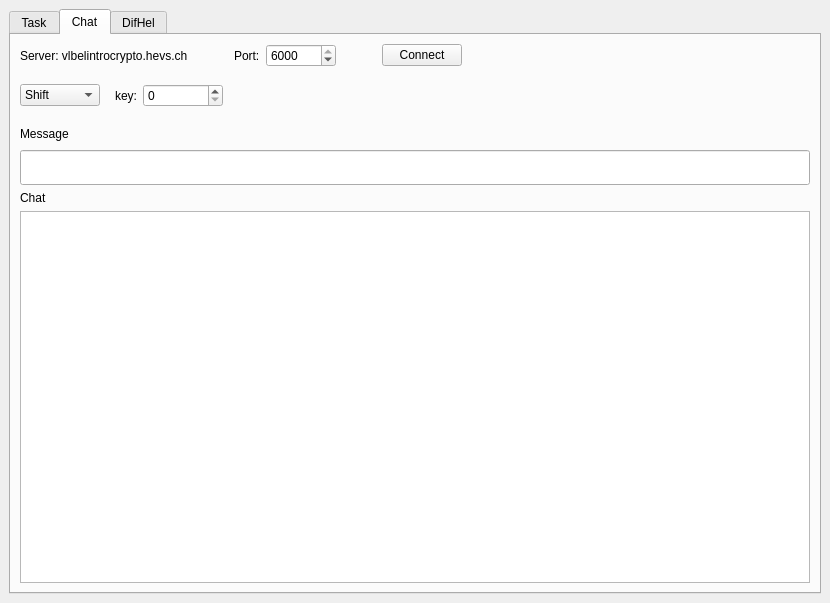
<?xml version="1.0" encoding="UTF-8"?>
<ui version="4.0">
 <class>MainWindow</class>
 <widget class="QMainWindow" name="MainWindow">
  <property name="geometry">
   <rect>
    <x>0</x>
    <y>0</y>
    <width>830</width>
    <height>603</height>
   </rect>
  </property>
  <property name="windowTitle">
   <string>MainWindow</string>
  </property>
  <widget class="QWidget" name="centralwidget">
   <layout class="QHBoxLayout" name="horizontalLayout_5">
    <item>
     <widget class="QTabWidget" name="tabWidget">
      <property name="focusPolicy">
       <enum>Qt::ClickFocus</enum>
      </property>
      <property name="currentIndex">
       <number>1</number>
      </property>
      <widget class="QWidget" name="TaskTab">
       <attribute name="title">
        <string>Task</string>
       </attribute>
       <layout class="QVBoxLayout" name="verticalLayout_2">
        <item>
         <widget class="QLabel" name="label">
          <property name="text">
           <string>Select Task:</string>
          </property>
         </widget>
        </item>
        <item>
         <layout class="QHBoxLayout" name="horizontalLayout">
          <item>
           <widget class="QComboBox" name="TaskSelector">
            <item>
             <property name="text">
              <string>Shift Encode</string>
             </property>
            </item>
            <item>
             <property name="text">
              <string>Vigenere Encode</string>
             </property>
            </item>
            <item>
             <property name="text">
              <string>RSA Encode</string>
             </property>
            </item>
            <item>
             <property name="text">
              <string>Diffie Hellman</string>
             </property>
            </item>
            <item>
             <property name="text">
              <string>Hash</string>
             </property>
            </item>
            <item>
             <property name="text">
              <string>Hash Verify</string>
             </property>
            </item>
           </widget>
          </item>
          <item>
           <widget class="QSpinBox" name="MessageLength">
            <property name="minimumSize">
             <size>
              <width>65</width>
              <height>0</height>
             </size>
            </property>
            <property name="maximum">
             <number>1000</number>
            </property>
           </widget>
          </item>
          <item>
           <spacer name="horizontalSpacer">
            <property name="orientation">
             <enum>Qt::Horizontal</enum>
            </property>
            <property name="sizeHint" stdset="0">
             <size>
              <width>40</width>
              <height>20</height>
             </size>
            </property>
           </spacer>
          </item>
         </layout>
        </item>
        <item>
         <layout class="QHBoxLayout" name="horizontalLayout_2">
          <item>
           <widget class="QPushButton" name="StartTaskButton">
            <property name="text">
             <string>Start Task</string>
            </property>
           </widget>
          </item>
          <item>
           <spacer name="horizontalSpacer_2">
            <property name="orientation">
             <enum>Qt::Horizontal</enum>
            </property>
            <property name="sizeHint" stdset="0">
             <size>
              <width>40</width>
              <height>20</height>
             </size>
            </property>
           </spacer>
          </item>
         </layout>
        </item>
        <item>
         <widget class="QLabel" name="label_2">
          <property name="text">
           <string>Task Message</string>
          </property>
         </widget>
        </item>
        <item>
         <widget class="QPlainTextEdit" name="TaskMessageField">
          <property name="readOnly">
           <bool>true</bool>
          </property>
         </widget>
        </item>
        <item>
         <widget class="QLabel" name="label_3">
          <property name="text">
           <string>Message to encode</string>
          </property>
         </widget>
        </item>
        <item>
         <widget class="QPlainTextEdit" name="EncodeMessageField">
          <property name="readOnly">
           <bool>true</bool>
          </property>
         </widget>
        </item>
        <item>
         <widget class="QLabel" name="label_4">
          <property name="text">
           <string>Verdict</string>
          </property>
         </widget>
        </item>
        <item>
         <widget class="QPlainTextEdit" name="VerdictField">
          <property name="readOnly">
           <bool>true</bool>
          </property>
         </widget>
        </item>
       </layout>
      </widget>
      <widget class="QWidget" name="ChatTab">
       <attribute name="title">
        <string>Chat</string>
       </attribute>
       <layout class="QVBoxLayout" name="verticalLayout">
        <item>
         <layout class="QHBoxLayout" name="horizontalLayout_6">
          <item>
           <widget class="QLabel" name="label_10">
            <property name="text">
             <string>Server: vlbelintrocrypto.hevs.ch</string>
            </property>
           </widget>
          </item>
          <item>
           <spacer name="horizontalSpacer_4">
            <property name="orientation">
             <enum>Qt::Horizontal</enum>
            </property>
            <property name="sizeType">
             <enum>QSizePolicy::Fixed</enum>
            </property>
            <property name="sizeHint" stdset="0">
             <size>
              <width>40</width>
              <height>20</height>
             </size>
            </property>
           </spacer>
          </item>
          <item>
           <widget class="QLabel" name="label_11">
            <property name="text">
             <string>Port:</string>
            </property>
           </widget>
          </item>
          <item>
           <widget class="QSpinBox" name="PortBox">
            <property name="minimumSize">
             <size>
              <width>70</width>
              <height>0</height>
             </size>
            </property>
            <property name="maximum">
             <number>6000</number>
            </property>
            <property name="value">
             <number>6000</number>
            </property>
           </widget>
          </item>
          <item>
           <spacer name="horizontalSpacer_5">
            <property name="orientation">
             <enum>Qt::Horizontal</enum>
            </property>
            <property name="sizeType">
             <enum>QSizePolicy::Fixed</enum>
            </property>
            <property name="sizeHint" stdset="0">
             <size>
              <width>40</width>
              <height>20</height>
             </size>
            </property>
           </spacer>
          </item>
          <item>
           <widget class="QPushButton" name="ServerConnectButton">
            <property name="text">
             <string>Connect</string>
            </property>
           </widget>
          </item>
          <item>
           <spacer name="horizontalSpacer_6">
            <property name="orientation">
             <enum>Qt::Horizontal</enum>
            </property>
            <property name="sizeHint" stdset="0">
             <size>
              <width>40</width>
              <height>20</height>
             </size>
            </property>
           </spacer>
          </item>
         </layout>
        </item>
        <item>
         <layout class="QHBoxLayout" name="horizontalLayout_15">
          <item>
           <widget class="QComboBox" name="EncryptionSelector">
            <item>
             <property name="text">
              <string>Shift</string>
             </property>
            </item>
            <item>
             <property name="text">
              <string>Vigenere</string>
             </property>
            </item>
            <item>
             <property name="text">
              <string>RSA</string>
             </property>
            </item>
           </widget>
          </item>
          <item>
           <widget class="QStackedWidget" name="stackedWidget">
            <property name="maximumSize">
             <size>
              <width>10000</width>
              <height>45</height>
             </size>
            </property>
            <property name="currentIndex">
             <number>0</number>
            </property>
            <widget class="QWidget" name="page">
             <layout class="QHBoxLayout" name="horizontalLayout_14">
              <item>
               <widget class="QLabel" name="label_19">
                <property name="maximumSize">
                 <size>
                  <width>25</width>
                  <height>16777215</height>
                 </size>
                </property>
                <property name="text">
                 <string>key:</string>
                </property>
               </widget>
              </item>
              <item>
               <widget class="QSpinBox" name="shiftKeyBox">
                <property name="minimumSize">
                 <size>
                  <width>80</width>
                  <height>0</height>
                 </size>
                </property>
               </widget>
              </item>
              <item>
               <spacer name="horizontalSpacer_16">
                <property name="orientation">
                 <enum>Qt::Horizontal</enum>
                </property>
                <property name="sizeHint" stdset="0">
                 <size>
                  <width>264</width>
                  <height>18</height>
                 </size>
                </property>
               </spacer>
              </item>
             </layout>
            </widget>
            <widget class="QWidget" name="page_2">
             <layout class="QHBoxLayout" name="horizontalLayout_13">
              <item>
               <widget class="QLabel" name="label_7">
                <property name="text">
                 <string>key:</string>
                </property>
               </widget>
              </item>
              <item>
               <widget class="QLineEdit" name="vigKeyBox"/>
              </item>
              <item>
               <spacer name="horizontalSpacer_17">
                <property name="orientation">
                 <enum>Qt::Horizontal</enum>
                </property>
                <property name="sizeHint" stdset="0">
                 <size>
                  <width>170</width>
                  <height>18</height>
                 </size>
                </property>
               </spacer>
              </item>
             </layout>
            </widget>
            <widget class="QWidget" name="page_3">
             <layout class="QHBoxLayout" name="horizontalLayout_4">
              <item>
               <widget class="QLabel" name="label_8">
                <property name="text">
                 <string>n key:</string>
                </property>
               </widget>
              </item>
              <item>
               <widget class="QSpinBox" name="nKeyBox">
                <property name="minimumSize">
                 <size>
                  <width>120</width>
                  <height>0</height>
                 </size>
                </property>
                <property name="maximumSize">
                 <size>
                  <width>125</width>
                  <height>16777215</height>
                 </size>
                </property>
                <property name="maximum">
                 <number>999999999</number>
                </property>
                <property name="value">
                 <number>0</number>
                </property>
               </widget>
              </item>
              <item>
               <widget class="QLabel" name="label_9">
                <property name="text">
                 <string>e key:</string>
                </property>
               </widget>
              </item>
              <item>
               <widget class="QSpinBox" name="eKeyBox">
                <property name="minimumSize">
                 <size>
                  <width>120</width>
                  <height>0</height>
                 </size>
                </property>
                <property name="maximumSize">
                 <size>
                  <width>125</width>
                  <height>16777215</height>
                 </size>
                </property>
                <property name="maximum">
                 <number>999999999</number>
                </property>
               </widget>
              </item>
              <item>
               <spacer name="horizontalSpacer_13">
                <property name="orientation">
                 <enum>Qt::Horizontal</enum>
                </property>
                <property name="sizeHint" stdset="0">
                 <size>
                  <width>40</width>
                  <height>18</height>
                 </size>
                </property>
               </spacer>
              </item>
             </layout>
            </widget>
           </widget>
          </item>
          <item>
           <spacer name="horizontalSpacer_18">
            <property name="orientation">
             <enum>Qt::Horizontal</enum>
            </property>
            <property name="sizeHint" stdset="0">
             <size>
              <width>40</width>
              <height>20</height>
             </size>
            </property>
           </spacer>
          </item>
         </layout>
        </item>
        <item>
         <layout class="QHBoxLayout" name="horizontalLayout_3">
          <item>
           <widget class="QLabel" name="label_5">
            <property name="text">
             <string>Message</string>
            </property>
           </widget>
          </item>
          <item>
           <spacer name="horizontalSpacer_3">
            <property name="orientation">
             <enum>Qt::Horizontal</enum>
            </property>
            <property name="sizeHint" stdset="0">
             <size>
              <width>40</width>
              <height>20</height>
             </size>
            </property>
           </spacer>
          </item>
         </layout>
        </item>
        <item>
         <widget class="QLineEdit" name="messageInput">
          <property name="minimumSize">
           <size>
            <width>0</width>
            <height>35</height>
           </size>
          </property>
         </widget>
        </item>
        <item>
         <widget class="QLabel" name="label_6">
          <property name="text">
           <string>Chat</string>
          </property>
         </widget>
        </item>
        <item>
         <widget class="QTextEdit" name="ChatMessageField">
          <property name="readOnly">
           <bool>true</bool>
          </property>
         </widget>
        </item>
       </layout>
      </widget>
      <widget class="QWidget" name="DifHelTab">
       <attribute name="title">
        <string>DifHel</string>
       </attribute>
       <layout class="QVBoxLayout" name="verticalLayout_3">
        <item>
         <layout class="QHBoxLayout" name="horizontalLayout_7">
          <item>
           <widget class="QPushButton" name="DHStartButton">
            <property name="text">
             <string>Start Protocol</string>
            </property>
           </widget>
          </item>
          <item>
           <spacer name="horizontalSpacer_7">
            <property name="orientation">
             <enum>Qt::Horizontal</enum>
            </property>
            <property name="sizeHint" stdset="0">
             <size>
              <width>40</width>
              <height>20</height>
             </size>
            </property>
           </spacer>
          </item>
         </layout>
        </item>
        <item>
         <layout class="QHBoxLayout" name="horizontalLayout_8">
          <item>
           <widget class="QLabel" name="label_12">
            <property name="text">
             <string>prime:</string>
            </property>
           </widget>
          </item>
          <item>
           <widget class="QLineEdit" name="DHPrime">
            <property name="maximumSize">
             <size>
              <width>120</width>
              <height>16777215</height>
             </size>
            </property>
           </widget>
          </item>
          <item>
           <spacer name="horizontalSpacer_11">
            <property name="orientation">
             <enum>Qt::Horizontal</enum>
            </property>
            <property name="sizeType">
             <enum>QSizePolicy::Fixed</enum>
            </property>
            <property name="sizeHint" stdset="0">
             <size>
              <width>96</width>
              <height>20</height>
             </size>
            </property>
           </spacer>
          </item>
          <item>
           <widget class="QLabel" name="label_13">
            <property name="text">
             <string>generator:</string>
            </property>
           </widget>
          </item>
          <item>
           <widget class="QLineEdit" name="DHGenerator">
            <property name="maximumSize">
             <size>
              <width>120</width>
              <height>16777215</height>
             </size>
            </property>
           </widget>
          </item>
          <item>
           <spacer name="horizontalSpacer_8">
            <property name="orientation">
             <enum>Qt::Horizontal</enum>
            </property>
            <property name="sizeHint" stdset="0">
             <size>
              <width>40</width>
              <height>20</height>
             </size>
            </property>
           </spacer>
          </item>
         </layout>
        </item>
        <item>
         <layout class="QHBoxLayout" name="horizontalLayout_12">
          <item>
           <widget class="QPushButton" name="pushButton">
            <property name="text">
             <string>Calculate Half-Key</string>
            </property>
           </widget>
          </item>
          <item>
           <spacer name="horizontalSpacer_14">
            <property name="orientation">
             <enum>Qt::Horizontal</enum>
            </property>
            <property name="sizeHint" stdset="0">
             <size>
              <width>40</width>
              <height>20</height>
             </size>
            </property>
           </spacer>
          </item>
         </layout>
        </item>
        <item>
         <layout class="QHBoxLayout" name="horizontalLayout_9">
          <item>
           <widget class="QLabel" name="label_14">
            <property name="text">
             <string>my half-key:</string>
            </property>
           </widget>
          </item>
          <item>
           <widget class="QLineEdit" name="DHMyHKey">
            <property name="maximumSize">
             <size>
              <width>120</width>
              <height>16777215</height>
             </size>
            </property>
           </widget>
          </item>
          <item>
           <spacer name="horizontalSpacer_12">
            <property name="orientation">
             <enum>Qt::Horizontal</enum>
            </property>
            <property name="sizeType">
             <enum>QSizePolicy::Fixed</enum>
            </property>
            <property name="sizeHint" stdset="0">
             <size>
              <width>60</width>
              <height>20</height>
             </size>
            </property>
           </spacer>
          </item>
          <item>
           <widget class="QLabel" name="label_15">
            <property name="text">
             <string>other half-key:</string>
            </property>
           </widget>
          </item>
          <item>
           <widget class="QLineEdit" name="DHOtherHKey">
            <property name="maximumSize">
             <size>
              <width>120</width>
              <height>16777215</height>
             </size>
            </property>
           </widget>
          </item>
          <item>
           <spacer name="horizontalSpacer_9">
            <property name="orientation">
             <enum>Qt::Horizontal</enum>
            </property>
            <property name="sizeHint" stdset="0">
             <size>
              <width>40</width>
              <height>20</height>
             </size>
            </property>
           </spacer>
          </item>
         </layout>
        </item>
        <item>
         <layout class="QHBoxLayout" name="horizontalLayout_11">
          <item>
           <widget class="QPushButton" name="pushButton_2">
            <property name="text">
             <string>Calculate Shared Key</string>
            </property>
           </widget>
          </item>
          <item>
           <spacer name="horizontalSpacer_15">
            <property name="orientation">
             <enum>Qt::Horizontal</enum>
            </property>
            <property name="sizeHint" stdset="0">
             <size>
              <width>40</width>
              <height>20</height>
             </size>
            </property>
           </spacer>
          </item>
         </layout>
        </item>
        <item>
         <layout class="QHBoxLayout" name="horizontalLayout_10">
          <item>
           <widget class="QLabel" name="label_16">
            <property name="text">
             <string>shared key:</string>
            </property>
           </widget>
          </item>
          <item>
           <widget class="QLineEdit" name="DHSharedKey">
            <property name="maximumSize">
             <size>
              <width>120</width>
              <height>16777215</height>
             </size>
            </property>
           </widget>
          </item>
          <item>
           <spacer name="horizontalSpacer_10">
            <property name="orientation">
             <enum>Qt::Horizontal</enum>
            </property>
            <property name="sizeHint" stdset="0">
             <size>
              <width>40</width>
              <height>20</height>
             </size>
            </property>
           </spacer>
          </item>
         </layout>
        </item>
        <item>
         <widget class="QLabel" name="label_18">
          <property name="text">
           <string>TextLabel</string>
          </property>
         </widget>
        </item>
        <item>
         <widget class="QPlainTextEdit" name="plainTextEdit"/>
        </item>
        <item>
         <widget class="QLabel" name="label_17">
          <property name="text">
           <string>TextLabel</string>
          </property>
         </widget>
        </item>
        <item>
         <widget class="QPlainTextEdit" name="plainTextEdit_2"/>
        </item>
       </layout>
      </widget>
     </widget>
    </item>
   </layout>
  </widget>
 </widget>
 <resources/>
 <connections>
  <connection>
   <sender>EncryptionSelector</sender>
   <signal>currentIndexChanged(int)</signal>
   <receiver>stackedWidget</receiver>
   <slot>setCurrentIndex(int)</slot>
   <hints>
    <hint type="sourcelabel">
     <x>97</x>
     <y>129</y>
    </hint>
    <hint type="destinationlabel">
     <x>203</x>
     <y>138</y>
    </hint>
   </hints>
  </connection>
 </connections>
</ui>
